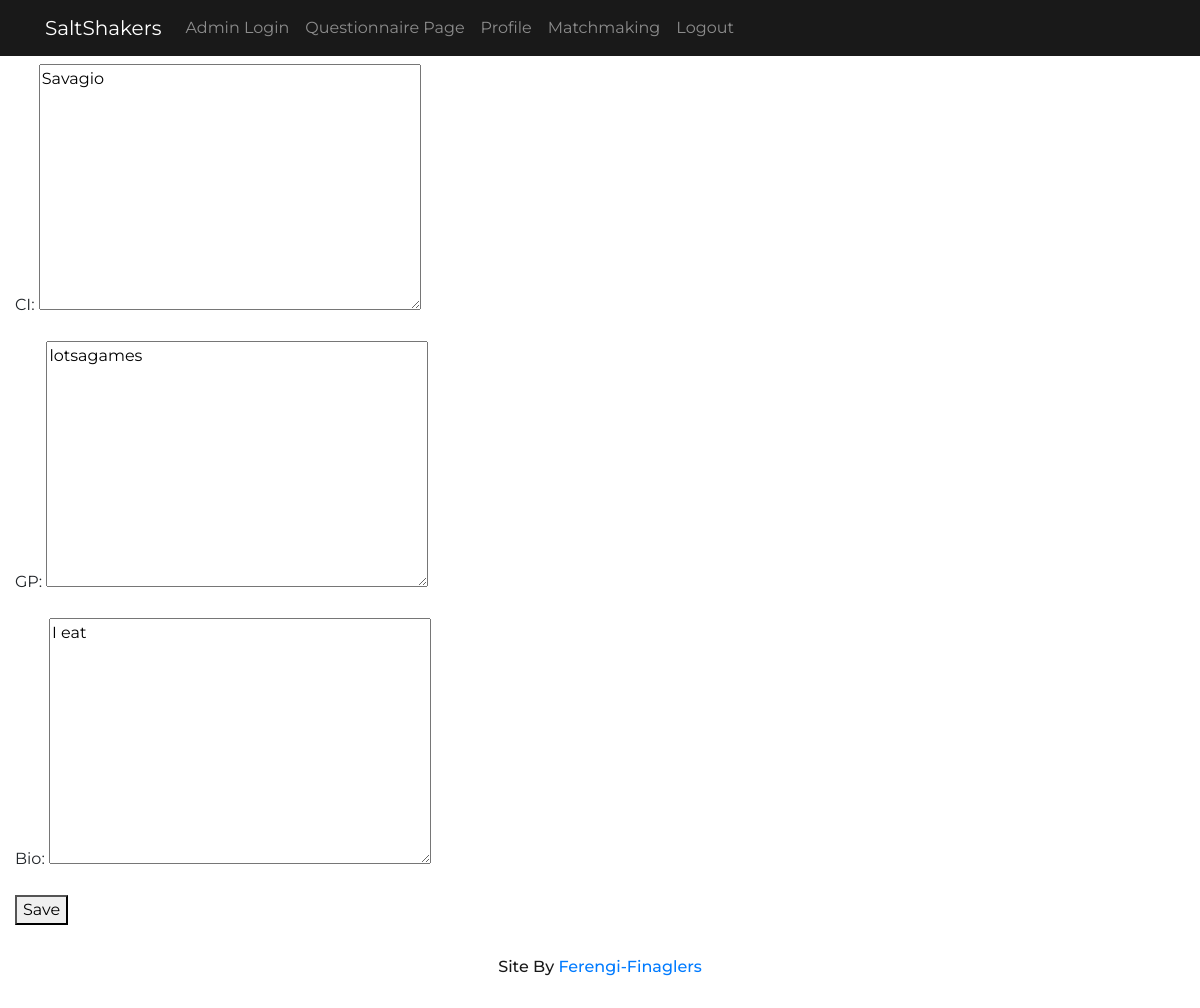
The page /profileEdit/16 (signed in) on the database its author committed.
### Users/models.py (models this page shows, shortened)
class UserProfile(models.Model):
    user = models.OneToOneField(User,on_delete=models.CASCADE, related_name='profile')
    bio = models.TextField(max_length=2000, default = "Add more info to your profile!", blank = False)
    GP = models.TextField(max_length=5000, default="Add the games you are playing here!", blank=False)
    CI = models.TextField(max_length=5000, default="Add your discord, steam name and other ways to contact you here!",blank=False)

### Users/views.py (the view)
# urls.py: path('profileEdit/<int:user_pk>', views.EditProfile, name='EditProfile')
def EditProfile(request, user_pk):
    profile = get_object_or_404(UserProfile, user = user_pk)
    if request.method == 'POST':
        form = ProfileForm(request.POST, instance = profile)
        if form.is_valid():
            post = form.save(commit=False)
            post.user = User.objects.get(pk = user_pk)
            post.save()
            return redirect('profile', user_pk = user_pk)
    else:
        form = ProfileForm(instance = profile)
    context = {
        'profile':profile,
        'form':form,
    }
    return render (request, 'User/EditProfile.html',context)

### Users/forms.py
class ProfileForm(forms.ModelForm):
    class Meta:
        model = UserProfile
        fields = {'bio', 'GP', 'CI'}

### templates/User/EditProfile.html (shortened to what this page needs)
{% extends 'layout.html' %}
{% block content %}
<div class = "container-fluid paddTop4rem">
<form method = "post">
	{{form.as_p}}
	<button type = "submit">Save</button>
</form>
</div>
{% endblock %}

### static/styles/mainStyle.css (style rules this page uses)
body { font-family: 'Patrick Hand', cursive; font-family: 'Montserrat', sans-serif; }
.paddTop4rem { padding-top: 4rem; }

### rows shown on the page
UserProfile: CI "Savagio", GP "lotsagames", bio "I eat"
